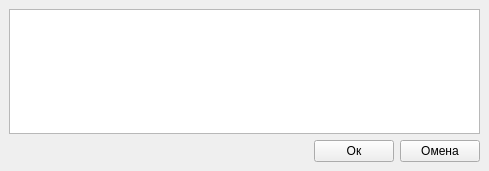
<?xml version="1.0" encoding="UTF-8"?>
<ui version="4.0">
 <class>MainWindow</class>
 <widget class="QMainWindow" name="MainWindow">
  <property name="geometry">
   <rect>
    <x>0</x>
    <y>0</y>
    <width>489</width>
    <height>171</height>
   </rect>
  </property>
  <property name="windowTitle">
   <string>MainWindow</string>
  </property>
  <widget class="QWidget" name="centralwidget">
   <layout class="QVBoxLayout" name="verticalLayout">
    <item>
     <widget class="QTableWidget" name="tableWidget"/>
    </item>
    <item>
     <layout class="QHBoxLayout" name="horizontalLayout">
      <item>
       <spacer name="horizontalSpacer">
        <property name="orientation">
         <enum>Qt::Horizontal</enum>
        </property>
        <property name="sizeHint" stdset="0">
         <size>
          <width>40</width>
          <height>20</height>
         </size>
        </property>
       </spacer>
      </item>
      <item>
       <widget class="QPushButton" name="okBtn">
        <property name="text">
         <string>Ок</string>
        </property>
       </widget>
      </item>
      <item>
       <widget class="QPushButton" name="cansBtn">
        <property name="text">
         <string>Омена</string>
        </property>
       </widget>
      </item>
     </layout>
    </item>
   </layout>
  </widget>
 </widget>
 <resources/>
 <connections/>
</ui>
